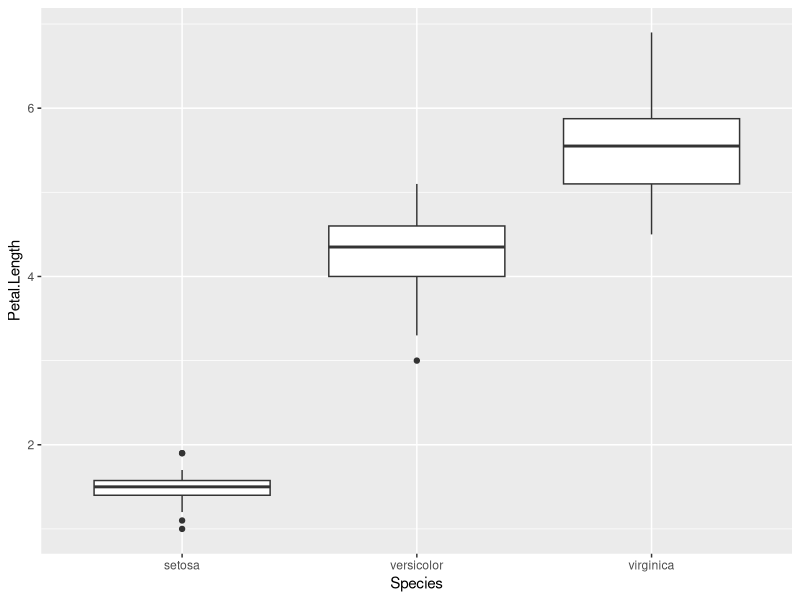
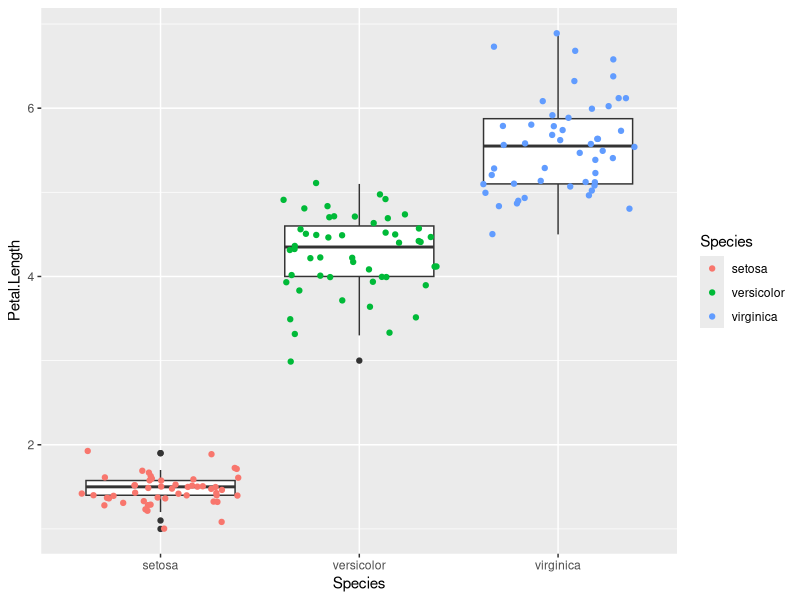
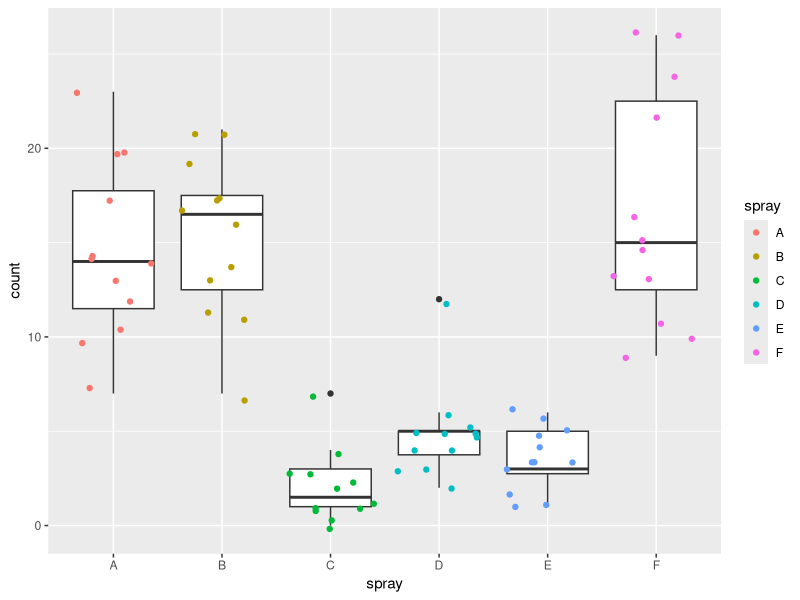
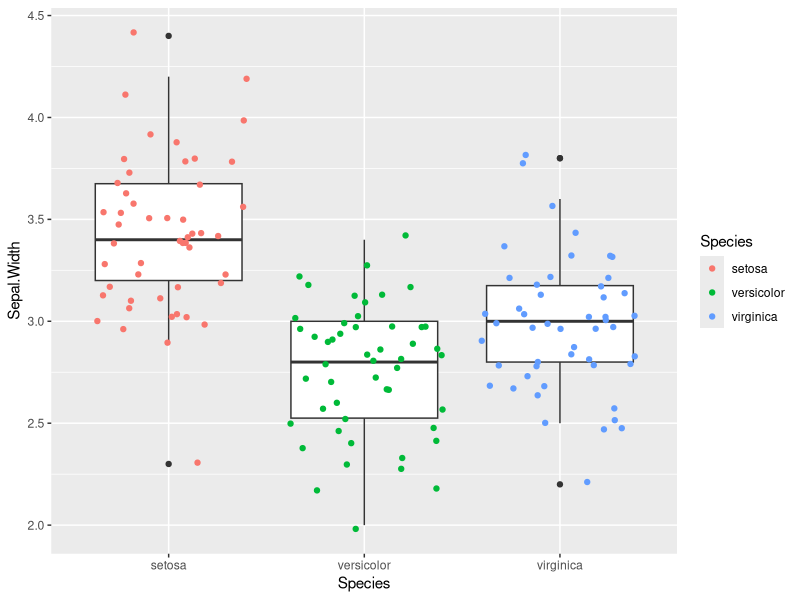
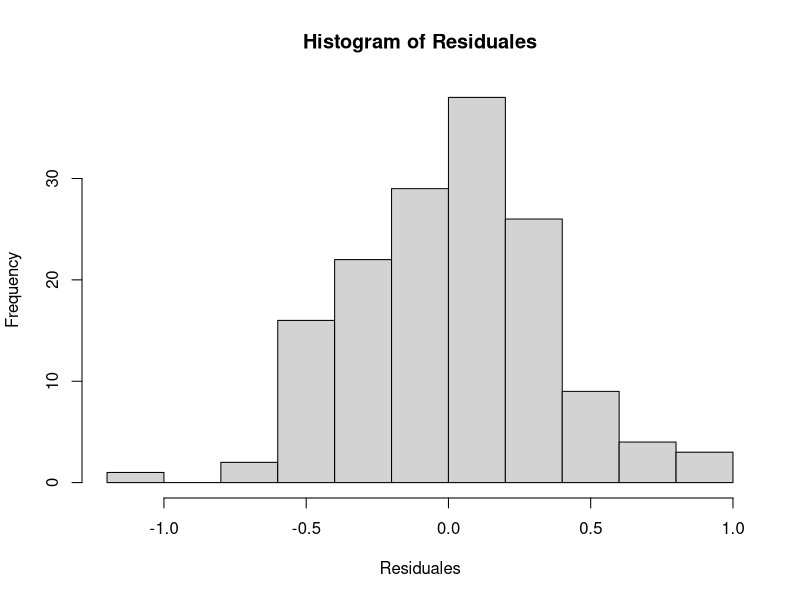
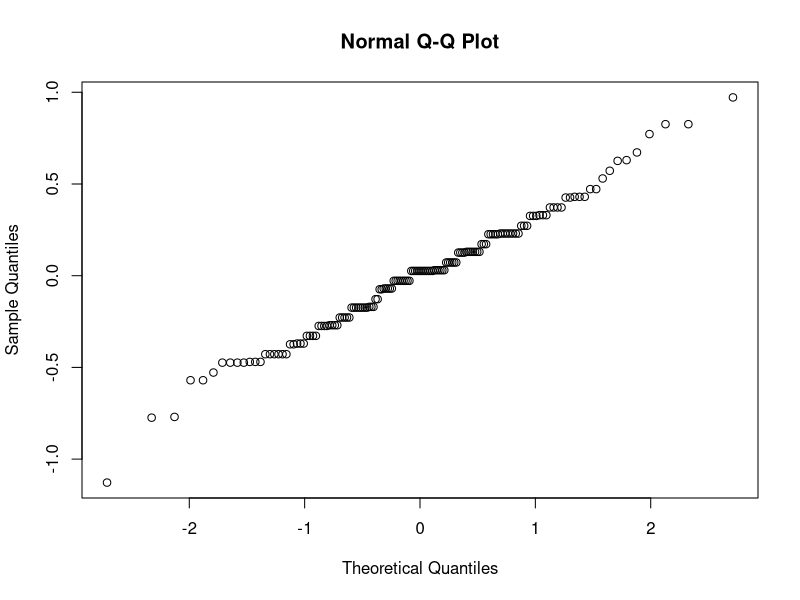
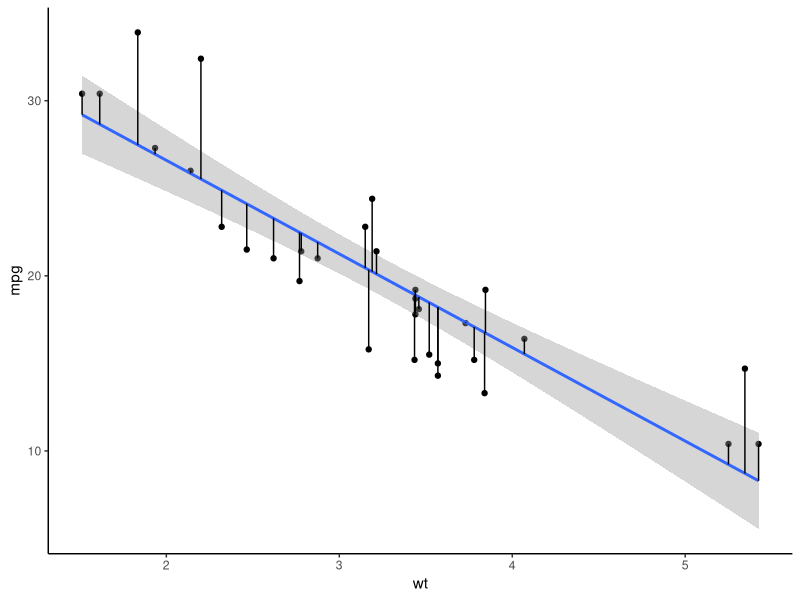
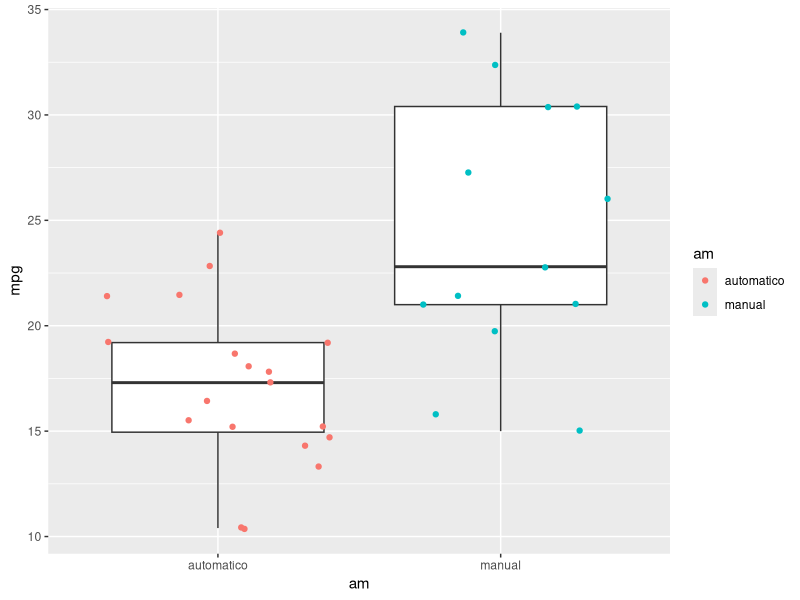

These charts were generated, in order, by the following R code:
## ---- chunk 1
knitr::opts_chunk$set(echo = FALSE, warning = FALSE, message = FALSE)
suppressMessages(suppressWarnings(library(tidyverse, quietly = TRUE)))
## ---- chunk 2
data("iris")
Table <- group_by(iris, Species) %>% summarize(Promedio = mean(Petal.Length), N = n())
## ---- chunk 3
knitr::kable(Table, caption = "Resumen con la media y número de muestras del largo de pétalo de las flores de tres especies del género Iris", booktabs = TRUE)
## ---- chunk 4
ggplot(iris, aes(x = Species, y = Petal.Length)) + geom_boxplot()
## ---- chunk 5
data("iris")
ggplot(iris, aes(x = Species, y = Petal.Length)) + geom_boxplot() + geom_jitter(aes(color = Species))
## ---- chunk 6
knitr::include_app("http://admin.derek-corcoran-barrios.com/shiny/rstudio/sample-apps/Shiny2/", height = "1500px")
## ---- chunk 7
Primer.Anova <- aov(Petal.Length ~ Species, data = iris)
## ---- chunk 8
summary(Primer.Anova)
## ---- chunk 9
knitr::opts_chunk$set(echo = FALSE, warning = FALSE, message = FALSE)
suppressMessages(suppressWarnings(library(tidyverse, quietly = TRUE)))
## ---- chunk 10
ggplot(InsectSprays, aes(x = spray, y = count)) + geom_boxplot() + geom_jitter(aes(color = spray)) 
## ---- chunk 11
bartlett.test(count ~ spray, data = InsectSprays)
## ---- chunk 12
ggplot(iris, aes(x = Species, y = Sepal.Width)) + geom_boxplot() + geom_jitter(aes(color = Species)) 
## ---- chunk 13
bartlett.test(Sepal.Width ~ Species, data = iris)
## ---- chunk 14
ANOVA.Iris <- aov(Sepal.Width ~ Species, data = iris)
## ---- chunk 15
Residuales <- ANOVA.Iris$residuals
library(broom)
Resultados <- augment(ANOVA.Iris)
## ---- chunk 16
knitr::kable(head(Resultados), caption= "primeras 6 observaciones del dataframe resultante de augment", digits = 3)
## ---- chunk 17
hist(Residuales)
## ---- chunk 18
qqnorm(Residuales)
## ---- chunk 19
shapiro.test(Residuales)
## ---- chunk 20
testy <- augment(lm(mpg ~ wt, data =mtcars))
ggplot(testy, aes(x = wt, y = mpg)) + geom_point() + geom_smooth(method="lm") + geom_segment(aes(xend = wt, yend = .fitted)) + theme_classic()
## ---- chunk 21
library(knitr)
include_app(url = "http://admin.derek-corcoran-barrios.com/shiny/rstudio/sample-apps/Shiny1/", height = "800px")
## ---- chunk 22
knitr::opts_chunk$set(echo = FALSE, warning = FALSE, message = FALSE)
suppressMessages(suppressWarnings(library(tidyverse, quietly = TRUE)))
## ---- chunk 23
library(knitr)
Coso <- data.frame(Hipotesis.Nula = c("No hay error", "Error tipo 1"), Hipostesis.alternativa =c("Error tipo 2", "No hay error"))
colnames(Coso) <- c("Hipótesis nula cierta", "Hipótesis alternativa cierta")
rownames(Coso) <- c("Acepto hipótesis nula", "Acepto hipótesis alternativa")

## ---- chunk 24
kable(Coso, caption = "Tabla de confusión de errores")

## ---- chunk 25
Coso <- data.frame(No.fuego = c("No hay error", "Error tipo 1"), Fuego =c("Error tipo 2", "No hay error"))
colnames(Coso) <- c("No hay fuego", "Hay fuego")
rownames(Coso) <- c("No suena alarma", "Suena alarma")
## ---- chunk 26
kable(Coso, booktabs = TRUE, caption = "Matriz de confusión de una alarma de incendio")
## ---- chunk 27
knitr::include_app("http://admin.derek-corcoran-barrios.com/shiny/rstudio/sample-apps/Shiny3/", height = "600px")
## ---- chunk 28
knitr::opts_chunk$set(echo = FALSE, warning = FALSE, message = FALSE)
suppressMessages(suppressWarnings(library(tidyverse, quietly = TRUE)))
## ---- chunk 29
data("faithful")
t.test(x = faithful$waiting, mu = 60, alternative = "two.sided")
## ---- chunk 30
data("mtcars")
mt <- mtcars
mt$am <- ifelse(mtcars$am  == 0, "automatico", "manual")
mt <- as.data.frame(mt)
ggplot(mt, aes(x = am, y = mpg)) + geom_boxplot() + geom_jitter(aes(color = am))
## ---- chunk 31
t.test(mpg ~ am, data = mtcars, var.equal =TRUE)
## ---- chunk 32
hist(faithful$waiting, xlab = "Minutos de espera entre erupciones")
## ---- chunk 33
qqnorm(faithful$waiting)
## ---- chunk 34
shapiro.test(faithful$waiting)
## ---- chunk 35
data("faithful")
wilcox.test(x = faithful$waiting, mu = 60, alternative = "two.sided")
## ---- chunk 36
data("mtcars")
mt <- mtcars
mt$am <- ifelse(mtcars$am  == 0, "automatico", "manual")
mt <- as.data.frame(mt)
## ---- chunk 37
ggplot(mt, aes(x = am, y = mpg)) + geom_violin()
## ---- chunk 38
manuales <- mt %>% filter(am == "manual")
## ---- chunk 39
hist(manuales$mpg, xlim = c(10,35), ylim = c(0,5))
## ---- chunk 40
autos <- mt %>% filter(am == "automatico")
## ---- chunk 41
hist(autos$mpg, xlim = c(10,35), ylim = c(0,5))
## ---- chunk 42
qqnorm(manuales$mpg)
## ---- chunk 43
knitr::opts_chunk$set(echo = FALSE, warning = FALSE, message = FALSE)
suppressMessages(suppressWarnings(library(tidyverse, quietly = TRUE)))
## ---- chunk 44
summary(aov(Sepal.Width ~ Species, data = iris))
## ---- chunk 45
AnovaSepalo <- aov(Sepal.Width ~ Species, data = iris)
TukeyHSD(AnovaSepalo)
## ---- chunk 46
pairwise.t.test(x = airquality$Ozone, g = airquality$Month, p.adj = "none")
## ---- chunk 47
pairwise.t.test(x = airquality$Ozone, g = airquality$Month, p.adj = "bonf")
## ---- chunk 48
pairwise.t.test(x = airquality$Ozone, g = airquality$Month, p.adj = "holm")
## ---- chunk 49
pairwise.t.test(x = airquality$Ozone, g = airquality$Month, p.adj = "hommel")
## ---- chunk 50
Co2Real <- CO2 %>% group_by(Plant, Type, Treatment) %>% summarise(PromedioCO2 = mean(uptake))
Co2Promedio <- Co2Real %>%  group_by(Type, Treatment) %>% summarise(CO2 = mean(PromedioCO2), SD =sd(PromedioCO2))
ggplot(Co2Promedio, aes(x = Treatment, y = CO2)) + geom_line(aes(color = Type)) + geom_point(aes(color = Type)) + geom_errorbar(aes(ymin = CO2 - SD, ymax = CO2 + SD, color = Type), width = 0.1)
## ---- chunk 51
library(knitr)
include_app(url = "http://admin.derek-corcoran-barrios.com/shiny/rstudio/sample-apps/Acuarios/", height = "800px")
## ---- chunk 52
knitr::opts_chunk$set(echo = FALSE, warning = FALSE, message = FALSE)
suppressMessages(suppressWarnings(library(tidyverse, quietly = TRUE)))
options("kableExtra.html.bsTable" = T)
library(kableExtra)
## ---- chunk 53
data(iris)
IRISANOVA <- aov(Sepal.Width ~ Species, data = iris)
summary(IRISANOVA)
## ---- chunk 54
ggplot(iris, aes(x = Species, y = Sepal.Width)) + geom_boxplot(aes(fill = Species)) + theme(legend.position = "bottom") + theme_classic()
## ---- chunk 55
mt <- mtcars
mt$am <- ifelse(mt$am == 0, "Automatic", "Manual")
ANOVA.AUTO <- aov(mpg ~ am + cyl + am:cyl, data = mt)
summary(ANOVA.AUTO)
## ---- chunk 56
A <- ggplot(mt, aes(x = factor(cyl), y = mpg)) + geom_boxplot(aes(fill = am)) + geom_jitter(aes(color = am)) + xlab("cylinders") + theme_classic() + theme(legend.position = "bottom") + ggtitle("A")

mt <- mt %>% group_by(am, cyl) %>% summarise(MeanMPG = mean(mpg), SDMPG = sd(mpg))

B <- ggplot(mt, aes(x = factor(cyl), y = MeanMPG, group = am)) + geom_line(aes(color = am))+ geom_errorbar(aes(ymin = MeanMPG - SDMPG, ymax = MeanMPG + SDMPG, color = am), width = 0.2) + geom_point(aes(color = am)) + xlab("cylinders") + theme_classic() + theme(legend.position = "bottom") + ggtitle("B")

library(gridExtra)

grid.arrange(A, B, ncol=2)
## ---- chunk 57
ANOVAUptake <- aov(uptake  ~  Type + Treatment + Type:Treatment + Type/Plant, data=CO2)
summary(ANOVAUptake)
## ---- chunk 58
ANOVAUptake <- aov(uptake  ~  Type + Treatment + Type:Treatment + Error(Type/Plant), data=CO2)
summary(ANOVAUptake)
## ---- chunk 59
knitr::opts_chunk$set(echo = FALSE, warning = FALSE, message = FALSE)
suppressMessages(suppressWarnings(library(tidyverse, quietly = TRUE)))
options("kableExtra.html.bsTable" = T)
library(kableExtra)
## ---- chunk 60
anova(lm(mpg ~ am*cyl, data = mtcars))
anova(lm(mpg ~ cyl*am, data = mtcars))
## ---- chunk 61
A        = c("a", "a", "a", "a", "b", "b", "b", "b", "b", "b", "b", "b")
B        = c("x", "y", "x", "y", "x", "y", "x", "y", "x", "x", "x", "x")
C        = c("l", "l", "m", "m", "l", "l", "m", "m", "l", "l", "l", "l")
response = c( 14,  30,  15,  35,  50,  51,  30,  32,  51,  55,  53,  55)

summary(aov(response ~ A + B + C + A:B + A:C + B:C))


model = lm(response ~ A + B + C + A:B + A:C + B:C)

anova(model)              # Type I tests


library(car)

Anova(model, type="II")   # Type II tests

Anova(model, type="III")
